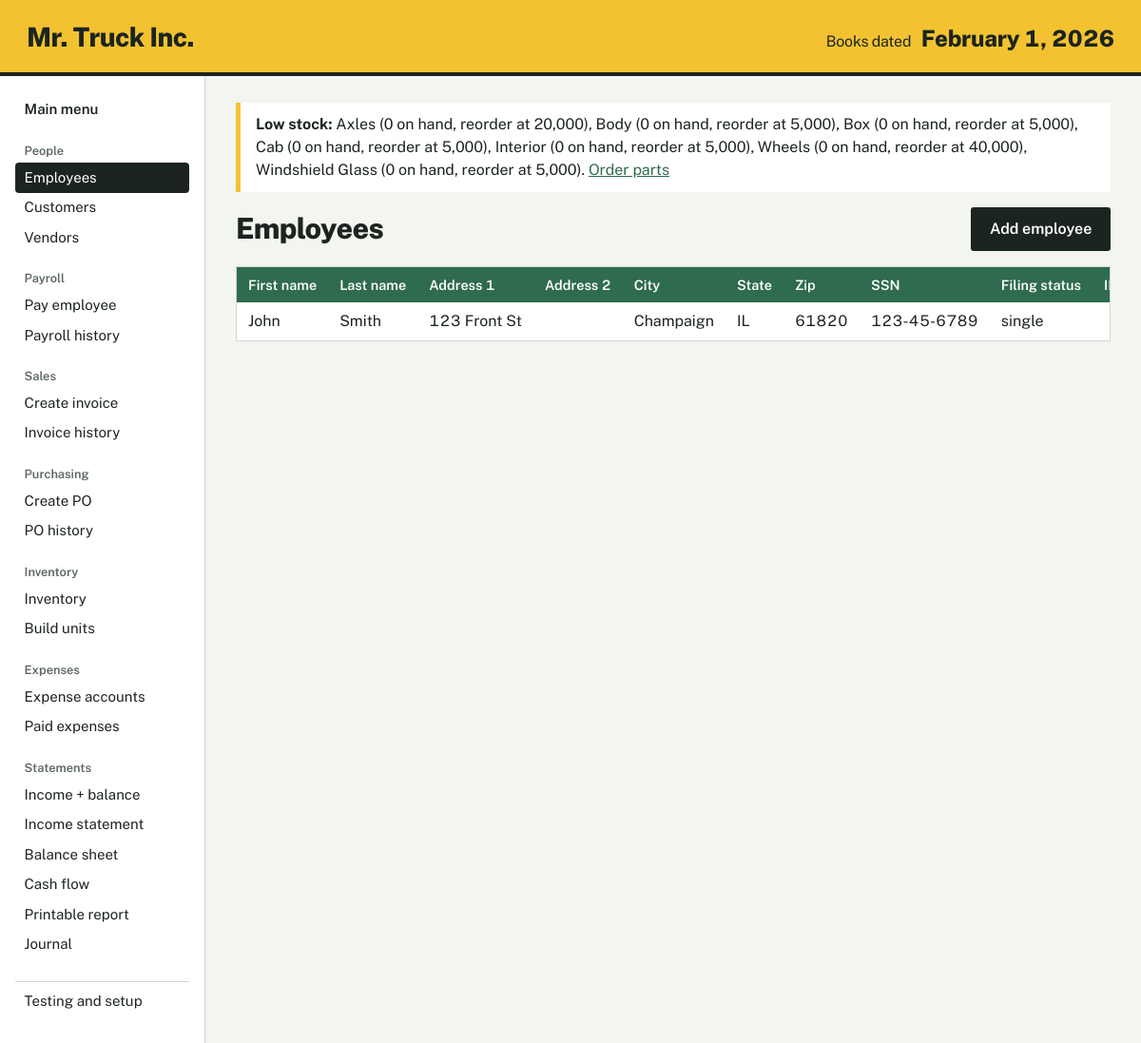
The page /employees on the database its author committed.
### tables this page shows
CREATE TABLE settings (key TEXT PRIMARY KEY, value TEXT NOT NULL);

CREATE TABLE parts (
    id INTEGER PRIMARY KEY, name TEXT NOT NULL UNIQUE,
    vendor_id INTEGER NOT NULL REFERENCES vendors(id),
    unit_cost REAL NOT NULL,
    qty_per_unit INTEGER NOT NULL DEFAULT 0,      -- bill of materials
    qty_on_hand INTEGER NOT NULL DEFAULT 0,
    value REAL NOT NULL DEFAULT 0,                -- total cost of parts on hand
    reorder_point INTEGER NOT NULL DEFAULT 0);

CREATE TABLE employees (
    id INTEGER PRIMARY KEY, first_name TEXT NOT NULL, last_name TEXT NOT NULL,
    address1 TEXT, address2 TEXT, city TEXT, state TEXT, zip TEXT, ssn TEXT,
    filing_status TEXT NOT NULL DEFAULT 'single',
    state_allowances INTEGER NOT NULL DEFAULT 1,
    salary REAL NOT NULL);

### app.py (the view)
@app.route("/employees")
def employees():
    rows = get_db().execute("SELECT * FROM employees ORDER BY last_name").fetchall()
    return render_template("list.html", title="Employees", rows=rows,
                           action={"url": url_for("add_employee"), "label": "Add employee"},
                           columns=[col("First name", "first_name"), col("Last name", "last_name"),
                                    col("Address 1", "address1"), col("Address 2", "address2"),
                                    col("City", "city"), col("State", "state"), col("Zip", "zip"),
                                    col("SSN", "ssn"), col("Filing status", "filing_status"),
                                    col("IL allowances", "state_allowances", "int"),
                                    col("Salary", "salary", "money")])

### accounting.py (called while the page is built)
def get_setting(conn, key, default=None):
    row = conn.execute("SELECT value FROM settings WHERE key = ?", (key,)).fetchone()
    return row["value"] if row else default

def today(conn):
    return get_setting(conn, "current_date")

def low_stock(conn):
    return conn.execute(
        "SELECT name, qty_on_hand, reorder_point FROM parts "
        "WHERE reorder_point > 0 AND qty_on_hand <= reorder_point ORDER BY name"
    ).fetchall()

### app.py (called while the page is built)
def get_db():
    if "db" not in g:
        g.db = dbm.connect()
        dbm.ensure_initialized(g.db)
    return g.db

@app.template_filter("money")
def money(v):
    v = float(v or 0)
    s = f"${abs(v):,.2f}"
    return f"−{s}" if v < 0 else s

@app.template_filter("longdate")
def longdate(iso):
    d = date.fromisoformat(iso)
    return f"{d:%B} {d.day}, {d.year}"

def fmt(v, kind=None):
    if v is None:
        return ""
    if kind == "money":
        return money(v)
    if kind == "int":
        return f"{int(v):,}"
    return v

@app.context_processor
def inject_globals():
    conn = get_db()
    return {
        "book_date": acct.today(conn),
        "low_stock": acct.low_stock(conn),
        "fmt": fmt,
    }

def col(label, key, kind=None):
    return {"label": label, "key": key, "fmt": kind}

### db.py (called while the page is built)
def connect(path=None):
    conn = sqlite3.connect(path or DB_PATH)
    conn.row_factory = sqlite3.Row
    conn.execute("PRAGMA foreign_keys = ON")
    return conn

def is_initialized(conn):
    row = conn.execute("SELECT name FROM sqlite_master WHERE type='table' AND name='settings'").fetchone()
    return row is not None

def ensure_initialized(conn):
    if not is_initialized(conn):
        reset(conn)

### templates/list.html (shortened to what this page needs)
{% extends "base.html" %}
{% block content %}
<div class="page-head">
  <h1>{{ title }}</h1>
  {% if action %}<a class="button" href="{{ action.url }}">{{ action.label }}</a>{% endif %}
</div>
{% if rows %}
  <div class="table-wrap">
    <table>
      <thead><tr>{% for c in columns %}<th class="{{ 'num' if c.fmt in ('money','int') }}">{{ c.label }}</th>{% endfor %}</tr></thead>
      <tbody>
      {% for r in rows %}
        <tr>{% for c in columns %}<td class="{{ 'num' if c.fmt in ('money','int') }}">{{ fmt(r[c.key], c.fmt) }}</td>{% endfor %}</tr>
      {% endfor %}
      </tbody>
    </table>
  </div>
{% else %}
  <p class="empty">Nothing recorded yet.{% if action %} <a href="{{ action.url }}">{{ action.label }}</a> to get started.{% endif %}</p>
{% endif %}
{% endblock %}

### templates/base.html (shortened to what this page needs)
<!doctype html>
<html lang="en">
<head>
  <link rel="stylesheet" href="{{ url_for('static', filename='style.css') }}">
</head>
<body>
  <header class="band">
    <a class="brand" href="{{ url_for('index') }}">Mr. Truck Inc.</a>
    <p class="book-date"><span>Books dated</span> {{ book_date|longdate }}</p>
  </header>
  <div class="shell">
    <nav class="side" aria-label="Main">
      <a class="nav-home {{ 'on' if request.endpoint == 'index' }}" href="{{ url_for('index') }}">Main menu</a>
      {% for heading, links in groups %}
        <p class="nav-h">{{ heading }}</p>
        {% for ep, label in links %}
          <a class="{{ 'on' if request.endpoint == ep }}" href="{{ url_for(ep) }}">{{ label }}</a>
        {% endfor %}
      {% endfor %}
      <a class="nav-test {{ 'on' if request.endpoint == 'testing' }}" href="{{ url_for('testing') }}">Testing and setup</a>
    </nav>
    <main>
      {% if low_stock %}
        <div class="notice warn" role="status">
          <strong>Low stock:</strong>
          {% for p in low_stock %}{{ p.name }} ({{ "{:,}".format(p.qty_on_hand) }} on hand, reorder at {{ "{:,}".format(p.reorder_point) }}){{ ", " if not loop.last }}{% endfor %}.
          <a href="{{ url_for('create_po') }}">Order parts</a>
        </div>
      {% endif %}
      {% block content %}{% endblock %}
    </main>
  </div>
</body>
</html>

### static/style.css (style rules this page uses)
:root { --paper: #F3F5F0; --sheet: #FFFFFF; --ink: #1C2420; --muted: #5B6760; --rule: #CFD8D1; --ledger: #2F6B4E; --ledger-soft: #EAF2EC; --truck: #F2C230; --alert: #A3301C; --alert-soft: #FBEAE6; --font: "Public Sans", "Segoe UI", system-ui, -apple-system, sans-serif; }
* { box-sizing: border-box; }
html { font-size: 16px; }
body { margin: 0; background: var(--paper); color: var(--ink); font-family: var(--font); line-height: 1.5; }
a { color: var(--ledger); }
.band { display: flex; align-items: baseline; justify-content: space-between; flex-wrap: wrap; gap: .5rem 2rem; background: var(--truck); color: var(--ink); padding: 1.1rem 1.75rem 1rem; border-bottom: 4px solid var(--ink); }
.brand { font-weight: 800; font-size: 1.75rem; letter-spacing: -.02em; color: var(--ink); text-decoration: none; }
.book-date { margin: 0; font-size: 1.5rem; font-weight: 800; letter-spacing: -.01em; font-variant-numeric: tabular-nums; }
.book-date span { font-weight: 400; font-size: 1rem; margin-right: .35rem; }
.shell { display: grid; grid-template-columns: 13.5rem 1fr; min-height: calc(100vh - 5rem); }
.side { border-right: 1px solid var(--rule); padding: 1.25rem 1rem 2rem; background: var(--sheet); }
.side a { display: block; padding: .28rem .6rem; border-radius: 4px; text-decoration: none; color: var(--ink); font-size: .94rem; }
.side a.on { background: var(--ink); color: #fff; }
.nav-h { margin: 1.1rem 0 .2rem .6rem; font-size: .8rem; font-weight: 600; color: var(--muted); }
.nav-home { font-weight: 600; }
.nav-test { margin-top: 1.4rem; border-top: 1px solid var(--rule); padding-top: .6rem !important; border-radius: 0 !important; }
main { padding: 1.75rem 2rem 3rem; max-width: 72rem; min-width: 0; }
h1 { font-size: 1.9rem; font-weight: 800; letter-spacing: -.02em; margin: 0 0 1rem; }
.page-head { display: flex; justify-content: space-between; align-items: center; gap: 1rem; flex-wrap: wrap; margin-bottom: 1rem; }
.page-head h1 { margin: 0; }
.notice { padding: .7rem 1rem; margin-bottom: 1rem; border-left: 5px solid var(--ledger); background: var(--sheet); }
.notice.warn { border-color: var(--truck); }
.table-wrap { overflow-x: auto; background: var(--sheet); border: 1px solid var(--rule); }
table { border-collapse: collapse; width: 100%; font-variant-numeric: tabular-nums; }
th, td { padding: .5rem .75rem; text-align: left; white-space: nowrap; }
thead th { background: var(--ledger); color: #fff; font-weight: 600; font-size: .9rem; }
.num { text-align: right; }
button, .button { font: inherit; font-weight: 600; cursor: pointer; border: 2px solid var(--ink); background: var(--ink); color: #fff; padding: .55rem 1.1rem; border-radius: 3px; text-decoration: none; display: inline-block; }

### rows shown on the page
settings: value "February 1, 2026"
parts: name "Axles", qty_on_hand "0", reorder_point "20,000", last ","
parts: name "Body", qty_on_hand "0", reorder_point "5,000", last ","
parts: name "Box", qty_on_hand "0", reorder_point "5,000", last ","
parts: name "Cab", qty_on_hand "0", reorder_point "5,000", last ","
parts: name "Interior", qty_on_hand "0", reorder_point "5,000", last ","
parts: name "Wheels", qty_on_hand "0", reorder_point "40,000", last ","
parts: name "Windshield Glass", qty_on_hand "0", reorder_point "5,000"
employees: first_name "John" "Smith" "123 Front St" "Champaign" "IL" "61820" "123-45-6789" "single"

### other values the page prints
{{ heading }} "People" "Payroll" "Sales" "Purchasing" "Inventory" "Expenses" "Statements"
{{ label }} "Employees" "Customers" "Vendors" "Pay employee" "Payroll history" "Create invoice" "Invoice history" "Create PO" "PO history" "Inventory" "Build units" "Expense accounts" "Paid expenses" "Income + balance" "Income statement" "Balance sheet" "Cash flow" "Printable report" "Journal"
{{ title }} "Employees"
{{ action.label }} "Add employee"
{{ c.label }} "First name" "Last name" "Address 1" "Address 2" "City" "State" "Zip" "SSN" "Filing status"
